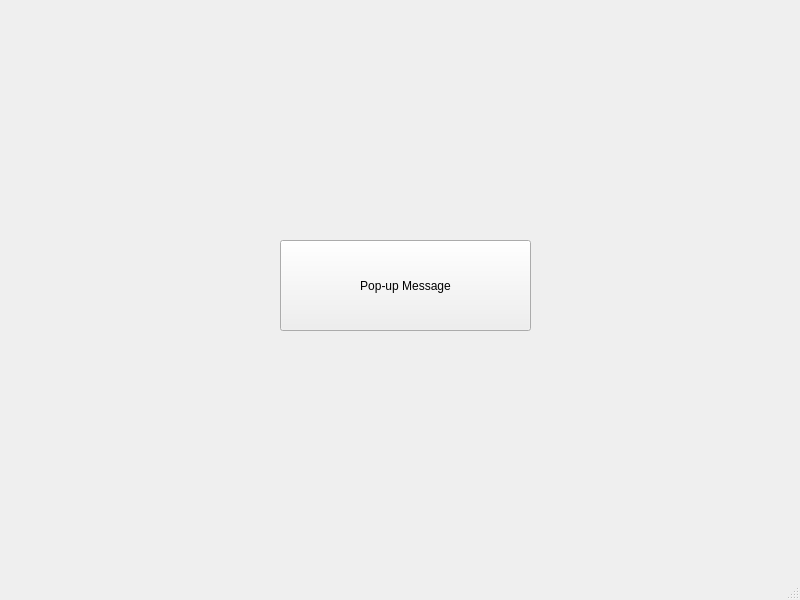
<?xml version="1.0" encoding="UTF-8"?>
<ui version="4.0">
 <class>MainWindow</class>
 <widget class="QMainWindow" name="MainWindow">
  <property name="geometry">
   <rect>
    <x>0</x>
    <y>0</y>
    <width>800</width>
    <height>600</height>
   </rect>
  </property>
  <property name="windowTitle">
   <string>MainWindow</string>
  </property>
  <widget class="QWidget" name="centralwidget">
   <widget class="QPushButton" name="pushButton">
    <property name="geometry">
     <rect>
      <x>280</x>
      <y>240</y>
      <width>251</width>
      <height>91</height>
     </rect>
    </property>
    <property name="text">
     <string>Pop-up Message</string>
    </property>
   </widget>
  </widget>
  <widget class="QMenuBar" name="menubar">
   <property name="geometry">
    <rect>
     <x>0</x>
     <y>0</y>
     <width>800</width>
     <height>26</height>
    </rect>
   </property>
  </widget>
  <widget class="QStatusBar" name="statusbar"/>
 </widget>
 <resources/>
 <connections/>
</ui>
